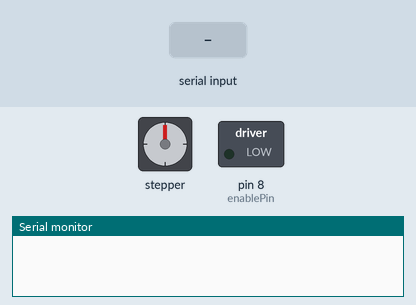
Bench run of a sketch on a simulated Arduino Uno, built with avr-gcc and run on an emulated ATmega328P. Shown: stepper motor, switched loads named in the sketch (green lamp = pin HIGH), the last lines printed to the serial monitor. The test bench sets the inputs (shaded band). Stepper angles assume 200 steps per turn.

Above: at 1.2 s.
1.3 s: "90,45\n" received over Serial
At 2.3 s:
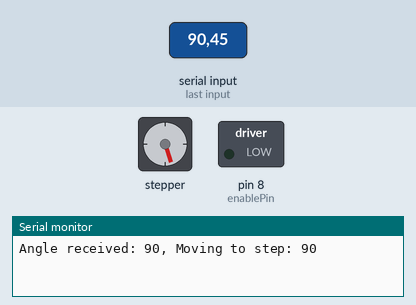
3.3 s: "30,150\n" received over Serial
At 4.4 s:
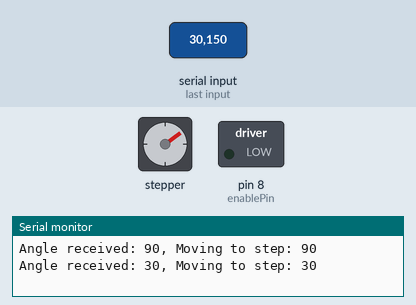
5.2 s: "200\n" received over Serial
At 5.65 s:
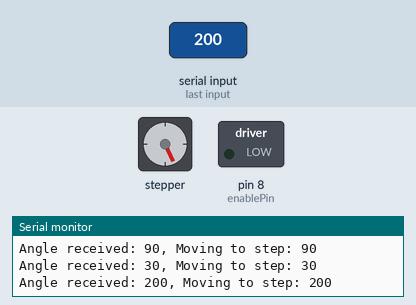
7.4 s: "5\n" received over Serial
At 7.55 s:
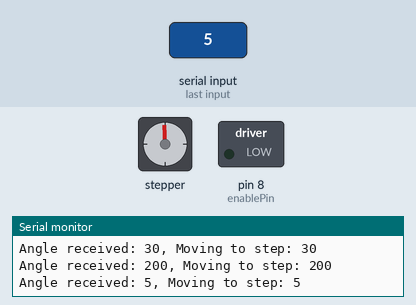
9.5 s: "90\n" received over Serial
At 9.65 s:
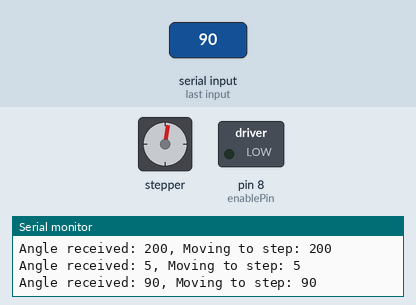
11.5 s: "200\n" received over Serial
At 11.65 s:
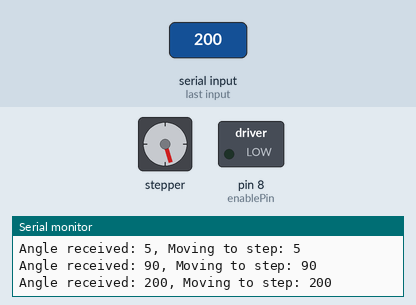
Timing chart, 0 to 14.5 s (numbered marks = the images above; inputs shaded):
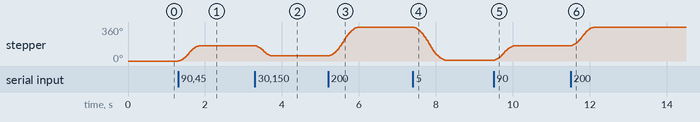

Measured:
- after the input at 1.3 s, stepper: turns 162° clockwise in 0.53 s, starting at once
- after the input at 3.3 s, stepper: turns 108° counter-clockwise in 0.42 s, starting at once
- after the input at 5.2 s, stepper: turns 306° clockwise in 0.77 s, starting at once
- after the input at 7.4 s, stepper: turns 351° counter-clockwise in 0.86 s, starting at once
- after the input at 9.5 s, stepper: turns 153° clockwise in 0.54 s, starting at once
- after the input at 11.5 s, stepper: turns 198° clockwise in 0.60 s, starting at once

The sketch:

Incremental_ARD_RECEIVE.ino
```cpp
#include <AccelStepper.h>

const byte enablePin = 8;
AccelStepper stepper(AccelStepper::DRIVER, 2, 5);
//AccelStepper stepper(AccelStepper::DRIVER, 3, 6);
//AccelStepper stepper(AccelStepper::DRIVER, 4, 7);

void setup() {
    Serial.begin(9600);
    pinMode(enablePin, OUTPUT);
    digitalWrite(enablePin, LOW);

    stepper.setAcceleration(1000);
    stepper.setMaxSpeed(1000);
    stepper.setCurrentPosition(0);
}

void loop() {
    if (Serial.available() > 0) {
        // Read the incoming message until a newline is received
        String message = Serial.readStringUntil('\n');
        int angle = message.toInt();

        // Map the angle directly to a step position
        long targetPosition = map(angle, 0, 180, 0, 180);

        stepper.moveTo(targetPosition); // Set the target position
        Serial.print("Angle received: ");
        Serial.print(angle);
        Serial.print(", Moving to step: ");
        Serial.println(targetPosition);
    }

    // Continuously try to move the stepper to the target position
    if (stepper.distanceToGo() != 0) {
        stepper.run();
    }
}
//add another motor code here for
```
